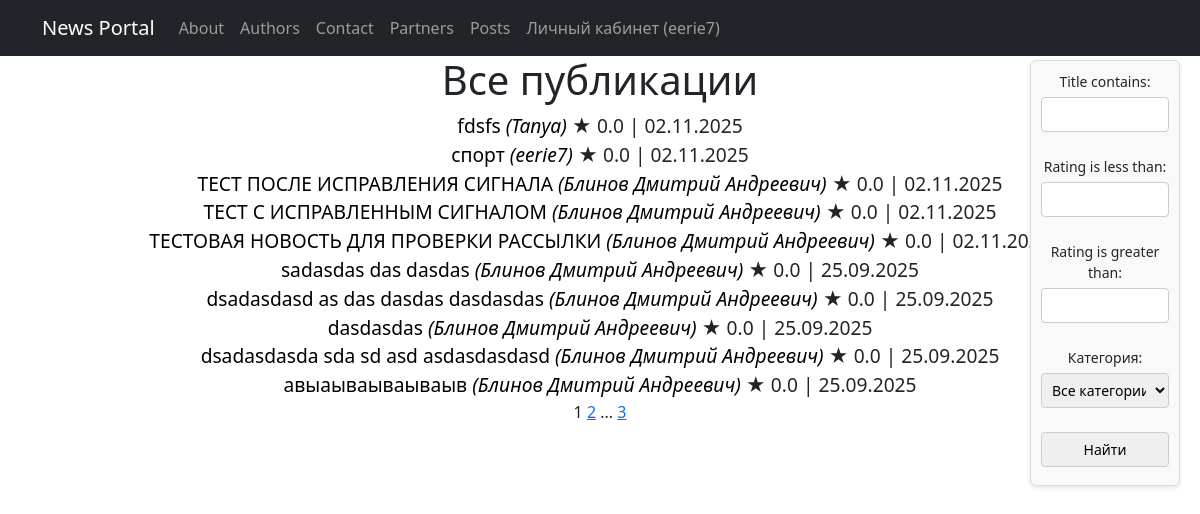
Screenshot of /posts/ (signed in) with the database file from the repository.
### News_portal/models.py (models this page shows, shortened)
class Post(models.Model):
    ARTICLE = 'AR'
    NEWS = 'NE'
    POST_TYPES = [
        (ARTICLE, 'Статья'),
        (NEWS, 'Новость'),
    ]
    post_type = models.CharField(
        max_length=2,
        choices=POST_TYPES
    )
    title = models.CharField(max_length=255)
    author = models.ForeignKey(Author, on_delete=models.CASCADE)
    categories = models.ManyToManyField('Category',through='PostCategory')
    date = models.DateTimeField(default=timezone.now, editable=False)
    content = models.TextField()
    rating = models.FloatField(default=0)

class Author(models.Model):
    id = models.AutoField(primary_key=True)
    author_name = models.CharField(max_length=255)
    user = models.OneToOneField(User, on_delete=models.CASCADE)
    rating = models.FloatField(default=0)

### News_portal/views.py (the view)
# urls.py: path('posts/', PostsList.as_view(), name='posts'),
class PostsList(LoginRequiredMixin, ListView):
    model = Post
    ordering = '-date'
    template_name = 'posts.html'
    context_object_name = 'posts'
    paginate_by = 10
    login_url = '/accounts/login/'
    def get_queryset(self):
        queryset = super().get_queryset()
        self.filterset = PostFilter(self.request.GET, queryset)
        return self.filterset.qs
    def get_context_data(self, **kwargs):
        context = super().get_context_data(**kwargs)
        context['filterset'] = self.filterset
        return context

### News_portal/models.py (called while the page is built)
    def __str__(self):
        return self.get_category_name_display()

### News_portal/templatetags/custom_tags.py (called while the page is built)
@register.simple_tag(takes_context=True)
def url_replace(context, **kwargs):
   d = context['request'].GET.copy()
   for k, v in kwargs.items():
       d[k] = v
   return d.urlencode()

### templates/posts.html (shortened to what this page needs)
{% extends 'flatpages/default.html' %}
{% load static %}
{% load custom_filters %}
{% load custom_tags %}
{% block content %}
<h1>Все публикации</h1>
<form action="" method="get" class="filter-form">
    {{ filterset.form.as_p }}
    <input type="submit" value="Найти" />
</form>
<div class="all-posts">
    {% for post in posts %}
        <div class="post-item">
            <big>
                <a href="{% if post.get_post_type_display == 'Новость' %}/news/{{ post.id }}/{% else %}/articles/{{ post.id }}/{% endif %}"
                   class="post-link">
                    {{ post.title|truncatechars:50 }}
                </a>
                <a href="/authors/{{ post.author.id }}/" class="author-name">({{ post.author.author_name }})</a>
                <span class="post-meta">★ {{ post.rating }} | {{ post.date|date:"d.m.Y" }}</span>
            </big>
        </div>
    {% endfor %}
</div>
{{ page_obj.number }}
{% if page_obj.has_next %}
    <a href="?{% url_replace page=page_obj.next_page_number %}">{{ page_obj.next_page_number }}</a>
    {% if paginator.num_pages != page_obj.next_page_number %}
        ...
        <a href="?{% url_replace page=page_obj.paginator.num_pages %}">{{ page_obj.paginator.num_pages }}</a>
    {% endif %}
{% endif %}
{% endblock content %}

### templates/flatpages/default.html (shortened to what this page needs)
<!DOCTYPE html>
<html lang="en">
    <head>
        {% load static %}
        <link href="{% static 'css/styles.css' %}" rel="stylesheet" />
    </head>
    <body>
        <nav class="navbar navbar-expand-lg navbar-dark bg-dark static-top">
           <div class="container">
               <a class="navbar-brand" href="#">News Portal</a>
               <div class="collapse navbar-collapse" id="navbarResponsive">
                   <ul class="navbar-nav ml-auto">
                       <li class="nav-item">
                           <a class="nav-link" href="/about/">About</a>
                       </li>
                       <li class="nav-item">
                           <a class="nav-link" href="/authors/">Authors</a>
                       </li>
                       <li class="nav-item">
                           <a class="nav-link" href="/contacts/">Contact</a>
                       </li>
                       <li class="nav-item">
                           <a class="nav-link" href="/partners/">Partners</a>
                       </li>
                       <li class="nav-item">
                           <a class="nav-link" href="/posts/">Posts</a>
                       </li>
                       <li class="nav-item">
                            {% if user.is_authenticated %}
                            <a class="nav-link" href="{% url 'sign_home' %}">Личный кабинет ({{ user.username }})</a>
                            {% else %}
                            <a class="nav-link" href="{% url 'account_login' %}">Войти</a>
                            {% endif %}
                        </li>
               </div>
           </div>
        </nav>
        <div class="container">
           <div class="row">
               <div class="col-lg-12 text-center">
                   {% block content %}{% endblock content %}
               </div>
           </div>
        </div>
    </body>
</html>

### templates/posts.html (style rules this page uses)
.post-link { color: black; text-decoration: none; }
.author-name { color: black; text-decoration: none; font-style: italic; }
.filter-form { position: absolute; top: 60px; right: 20px; background: #f9f9f9; padding: 10px; border: 1px solid #ddd; border-radius: 6px; box-shadow: 0 2px 4px rgba(0, 0, 0, 0.1); width: 150px; }
.filter-form label { display: block; margin-bottom: 5px; font-size: 14px; }
.filter-form input, .filter-form select, .filter-form button { width: 100%; padding: 6px; margin-bottom: 8px; border: 1px solid #ccc; border-radius: 4px; font-size: 14px; }

### rows the page displays
Post: title "fdsfs", author.author_name "Tanya", rating "0.0", date "02.11.2025"
Post: title "спорт", author.author_name "eerie7", rating "0.0", date "02.11.2025"
Post: title "ТЕСТ ПОСЛЕ ИСПРАВЛЕНИЯ СИГНАЛА", author.author_name "Блинов Дмитрий Андреевич", rating "0.0", date "02.11.2025"
Post: title "ТЕСТ С ИСПРАВЛЕННЫМ СИГНАЛОМ", author.author_name "Блинов Дмитрий Андреевич", rating "0.0", date "02.11.2025"
Post: title "ТЕСТОВАЯ НОВОСТЬ ДЛЯ ПРОВЕРКИ РАССЫЛКИ", author.author_name "Блинов Дмитрий Андреевич", rating "0.0", date "02.11.2025"
Post: title "sadasdas das dasdas", author.author_name "Блинов Дмитрий Андреевич", rating "0.0", date "25.09.2025"
Post: title "dsadasdasd as das dasdas dasdasdas", author.author_name "Блинов Дмитрий Андреевич", rating "0.0", date "25.09.2025"
Post: title "dasdasdas", author.author_name "Блинов Дмитрий Андреевич", rating "0.0", date "25.09.2025"
Post: title "dsadasdasda sda sd asd asdasdasdasd", author.author_name "Блинов Дмитрий Андреевич", rating "0.0", date "25.09.2025"
Post: title "авыаываываываыв", author.author_name "Блинов Дмитрий Андреевич", rating "0.0", date "25.09.2025"

### other values shown
{{ user.username }} "eerie7"
{{ page_obj.number }} "1"
{{ page_obj.next_page_number }} "2"
{{ page_obj.paginator.num_pages }} "3"
